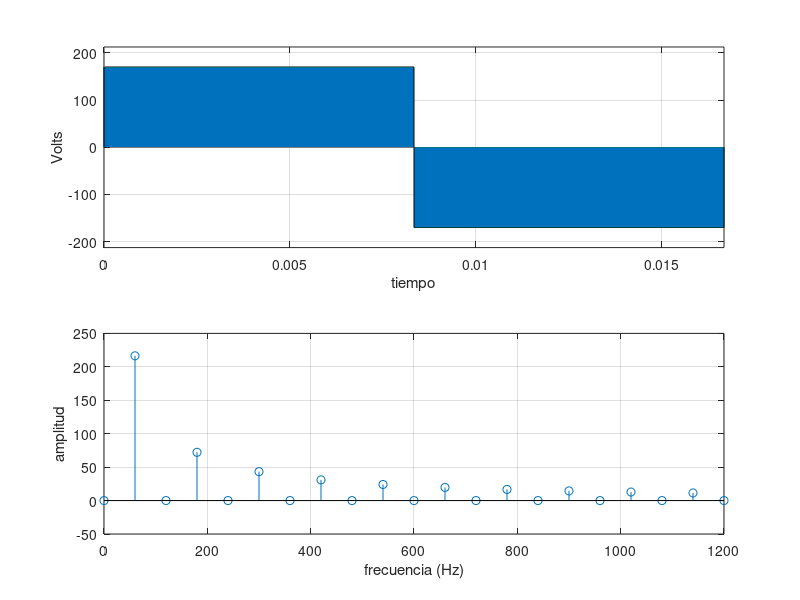
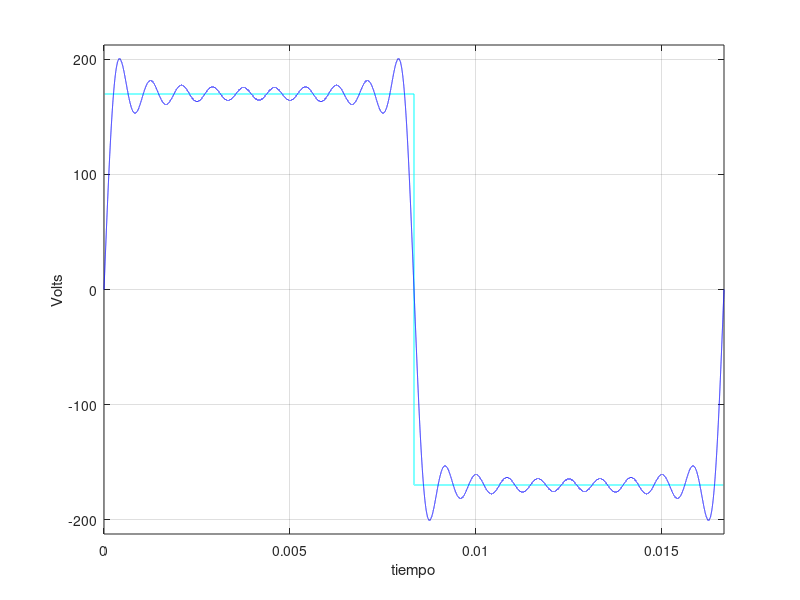

Write MATLAB code to recreate these figures, in order.
%% LABORATORIO 3 - PUNTO 5a: ONDA CUADRADA CON 20 ARMÓNICOS
% Objetivo: Incrementar el número de armónicos a M = 20 y observar la mejora
% en la aproximación de la onda cuadrada y el espectro resultante.

clear; clc; close all;

% 1. Definición de parámetros
T = 1/60;
fo = 60;
wo = 2*pi/T;
A = 170;
N = 100000;
t = linspace(0, T, N);

v = zeros(1, N);
v(1:round(N/2)-1) = A;
v(round(N/2):N) = -A;

% 2. Coeficientes para M = 20
a0 = trapz(t, v);
a = [];
b = [];
M = 20; % Número de armónicos

for i = 1:M
    a(i) = 2*trapz(t, v.*cos(i*wo*t))/T;
    b(i) = 2*trapz(t, v.*sin(i*wo*t))/T;
end

n = [0 1:M];
c = [a0 sqrt(a.^2 + b.^2)];

% 3. Gráfica de señal original y espectro
fig1 = figure('Name', 'Punto 5a - Espectro M=20');
subplot(2, 1, 1);
area(t, v);
grid on;
xlabel('tiempo');
ylabel('Volts');
axis([0 1/fo -1.25*A 1.25*A]);

subplot(2, 1, 2);
stem(n*fo, c);
grid on;
xlabel('frecuencia (Hz)');
ylabel('amplitud');

% 4. Gráfica de aproximación temporal
fig2 = figure('Name', 'Punto 5a - Aproximación M=20');
vf = (a0/T)*ones(1, N);
Mov = struct('cdata', [], 'colormap', []);

for i = 1:M
    vf = vf + a(i)*cos(i*wo*t) + b(i)*sin(i*wo*t);
    plot(t, v, 'c', t, vf, 'b'); grid on;
    xlabel('tiempo'); ylabel('Volts');
    axis([0 1/fo -1.25*A 1.25*A]);
    drawnow;
    Mov(i) = getframe(gcf);
end
movie(fig2, Mov, 1);

% Guardar imágenes
imgDir = fullfile(fileparts(mfilename('fullpath')), '..', 'Informe', 'imagenes');
if ~exist(imgDir, 'dir'); mkdir(imgDir); end
saveas(fig1, fullfile(imgDir, 'punto5a_onda_cuadrada_20armonicos_espectro.png'));
saveas(fig2, fullfile(imgDir, 'punto5a_onda_cuadrada_20armonicos_aprox.png'));

disp('Punto 5a (M = 20 armónicos) completado con éxito.');
